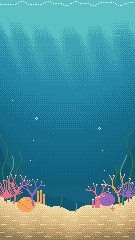
#> input picture art/png/bg_lagoon.png, 135 x 240 px; its folder holds 4 pictures in this run
$ python make_store_art.py
#> lines starting #> are read from the running program, lines starting #| are printed output that depends on the picture
"""Иконка (512x512) и миниатюра (1920x1080) игры из нашего пиксель-арта. Запуск: python3 art/store/make_store_art.py"""
import os, random
from PIL import Image, ImageDraw, ImageFont

HERE = os.path.dirname(os.path.abspath(__file__))
PNG = os.path.join(HERE, "..", "png")
OUT = HERE
def load(n): return Image.open(os.path.join(PNG, n + ".png")).convert("RGBA")
#> called with n = 'bg_lagoon'
#> returned value is the input picture: PIL image 135x240 RGBA; mean R, G, B, A 71.9, 141.1, 152.1, 255
def paste(canvas, img, x, y, flip=False, scale=1):
    if flip: img = img.transpose(Image.FLIP_LEFT_RIGHT)
    if scale != 1: img = img.resize((img.width * scale, img.height * scale), Image.NEAREST)
    canvas.alpha_composite(img, (x, y))

def pixel_text(canvas, text, cx, y, size, fill, shadow=(12, 40, 70, 255), outline=(9, 30, 52, 255)):
    font = ImageFont.truetype("/usr/share/fonts/truetype/dejavu/DejaVuSans-Bold.ttf", size)
    layer = Image.new("RGBA", canvas.size, (0, 0, 0, 0))
    d = ImageDraw.Draw(layer); d.fontmode = "1"   # без сглаживания: чёткие пиксели
    w = d.textlength(text, font=font)
    x = int(cx - w / 2)
    for dx, dy in [(-1,-1),(0,-1),(1,-1),(-1,0),(1,0),(-1,1),(0,1),(1,1),(0,2),(1,2),(-1,2)]:
        d.text((x + dx, y + dy), text, font=font, fill=outline if dy < 2 else shadow)
    d.text((x, y), text, font=font, fill=fill)
    canvas.alpha_composite(layer)

bg = load("bg_lagoon")            # 135x240

# ---------- Миниатюра: 240x135 канвас, x8 ----------
W, H = 240, 135
th = Image.new("RGBA", (W, H))
#> th: PIL image 240x135 RGBA; every value is 0
water = bg.crop((0, 40, 135, 150))                 # ровная вода и лучи
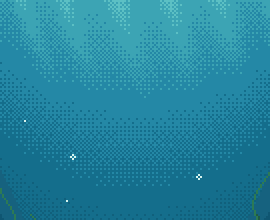
#> water: PIL image 135x110 RGBA (shown 2 times larger); mean R, G, B, A 35.5, 131.9, 158.4, 255
for i in range(2):                                  # вода: два зеркальных куска + растяжка по высоте
    part = water if i == 0 else water.transpose(Image.FLIP_LEFT_RIGHT)
    th.paste(part.resize((135, 88), Image.NEAREST), (i * 135 - 15, 0))
#> this loop made 2 passes
#> pass 2, `part = water if i == 0 else water.transpose(Image.FLIP_LEFT_RIGHT)`:
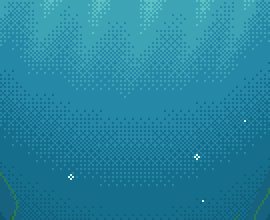
#> part: PIL image 135x110 RGBA (shown 2 times larger); mean R, G, B, A 35.5, 131.9, 158.4, 255
#> after the loop:
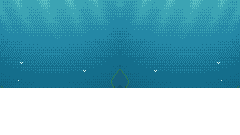
#> th: PIL image 240x135 RGBA; mean R, G, B, A 23.5, 86.6, 103.7, 166.2; transparent parts drawn white
floor = bg.crop((0, 150, 135, 240))                 # кораллы и песок
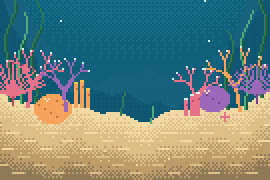
#> floor: PIL image 135x90 RGBA (shown 2 times larger); mean R, G, B, A 109, 131.6, 125.8, 255
for i in range(2):
    part = floor if i == 0 else floor.transpose(Image.FLIP_LEFT_RIGHT)
    th.alpha_composite(part, (i * 135 - 15, H - 90))
#> this loop made 2 passes
#> pass 2, `part = floor if i == 0 else floor.transpose(Image.FLIP_LEFT_RIGHT)`:
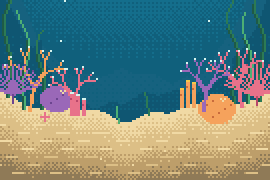
#> part: PIL image 135x90 RGBA (shown 2 times larger); mean R, G, B, A 109, 131.6, 125.8, 255
#> after the loop:
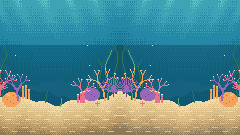
#> th: PIL image 240x135 RGBA; mean R, G, B, A 86.6, 137.2, 141.7, 255
fish = [("octopus", 150, 52, 2, False), ("whale", 8, 26, 2, True), ("puffer", 108, 72, 1, False),
        ("clown", 70, 70, 1, False), ("guppy", 178, 26, 1, True), ("leviathan", 206, 84, 1, True),
        ("narwhal", 8, 66, 1, False)]
for n, x, y, s, f in fish:
    paste(th, load(n), x, y, f, s)
#> (the run stopped early here; a loop or call above may not have finished)
